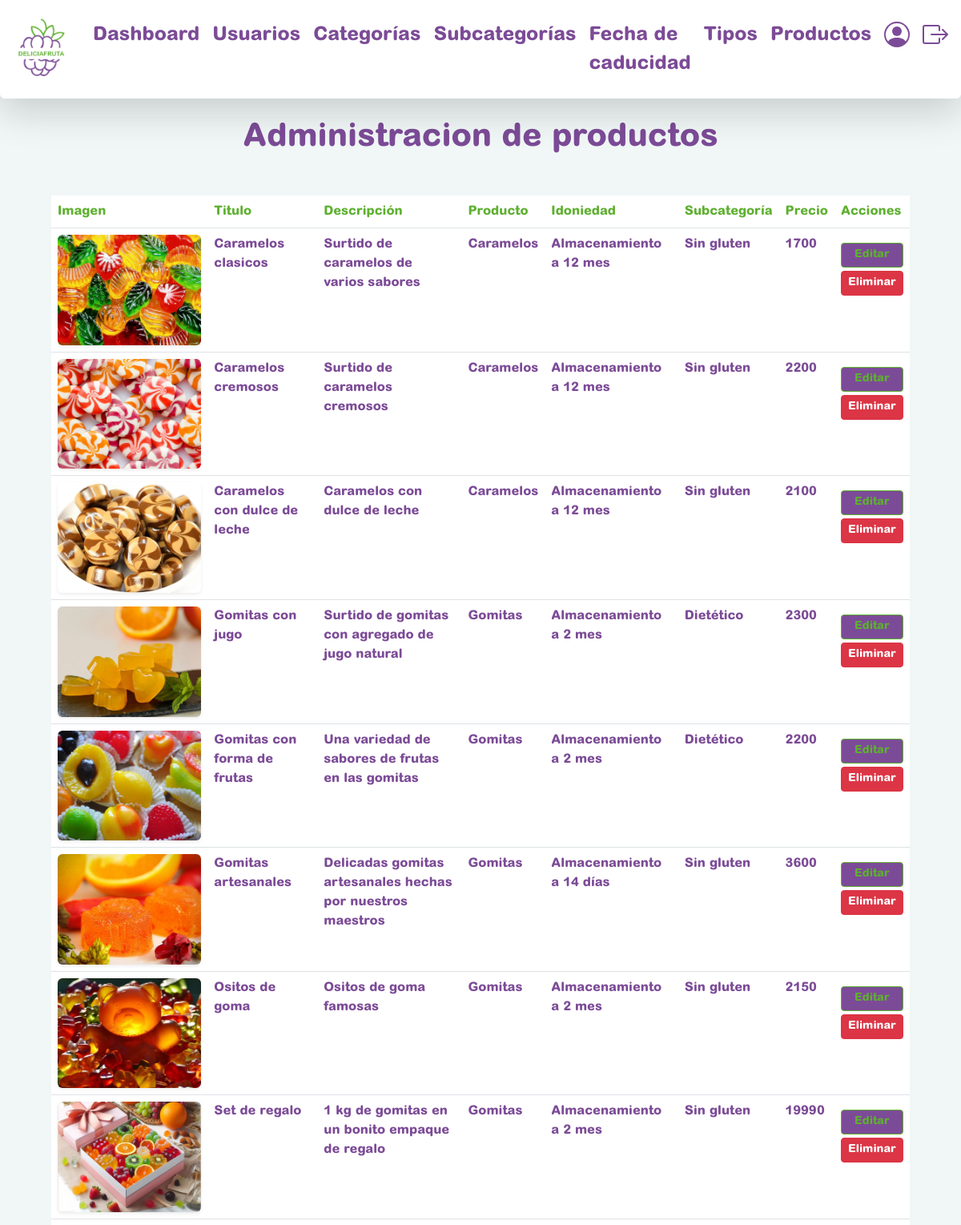
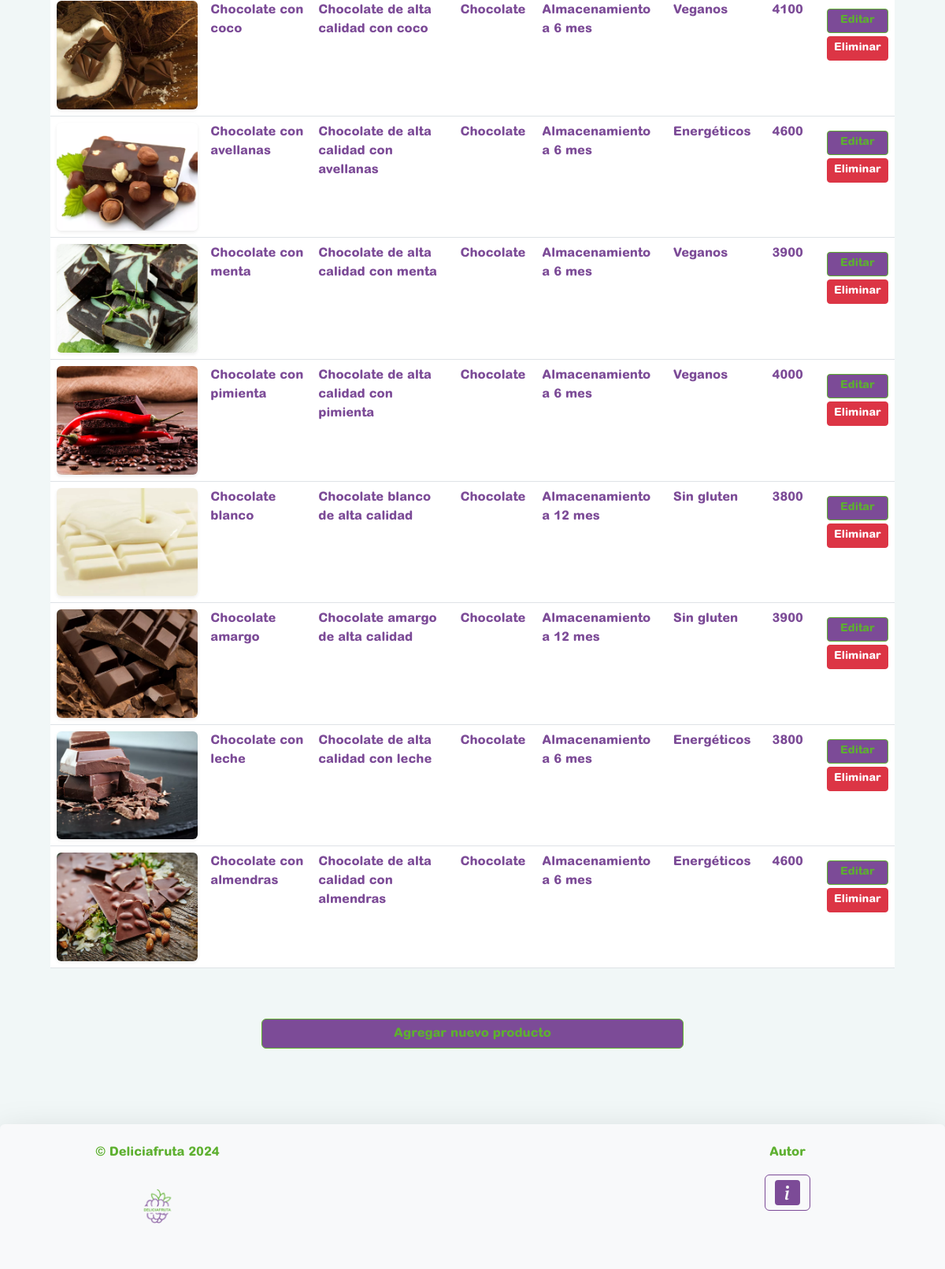
The app's page /admin/index.php?sec=admin_productos (signed in) with its own data (2 pictures, top to bottom).
### tables this page shows
CREATE TABLE `productos` (
  `id` int(10) UNSIGNED NOT NULL,
  `titulo` varchar(256) NOT NULL,
  `categoria_principal_id` int(10) UNSIGNED NOT NULL,
  `idoniedad_id` int(10) UNSIGNED NOT NULL,
  `subcategoria_id` int(10) UNSIGNED NOT NULL,
  `tipo_id` int(10) UNSIGNED NOT NULL,
  `valor_energetico` smallint(5) UNSIGNED NOT NULL,
  `peso` smallint(5) UNSIGNED NOT NULL,
  `origen` varchar(256) NOT NULL,
  `ingridientes` varchar(256) NOT NULL,
  `descripcion` text NOT NULL,
  `imagen` varchar(256) NOT NULL,
  `precio` float(8,2) NOT NULL
);

CREATE TABLE `categorias` (
  `id` int(10) UNSIGNED NOT NULL,
  `nombre` varchar(256) NOT NULL
);

CREATE TABLE `idoniedad` (
  `id` int(10) UNSIGNED NOT NULL,
  `nombre_completo` varchar(256) NOT NULL,
  `cantidad` varchar(256) NOT NULL
);

CREATE TABLE `subcategorias` (
  `id` int(10) UNSIGNED NOT NULL,
  `nombre_completo` varchar(256) NOT NULL,
  `descripcion` text NOT NULL
);

### class/Producto.php (called while the page is built, shortened)
<?php
class Producto
    {
        protected $id;
        protected $categoria_principal;
        protected $titulo;
        protected $idoniedad;
        protected $subcategoria;
        protected $descripcion;
        protected $imagen;
        protected $precio;
        protected static $valores = ["id", "valor_energetico", "peso", "titulo", "descripcion", "origen", "ingridientes", "imagen", "precio"];
        public function mapear($productoArrayAsociativo) : self
        {
            $producto = new self();
            foreach (self::$valores as $valor) {
                if (isset($productoArrayAsociativo[$valor])) {
                    $producto->{$valor} = $productoArrayAsociativo[$valor];
                } else {
                    $producto->{$valor} = null;
                }
            }
            $producto->categoria_principal = (new Categoria())->catalogo_x_id($productoArrayAsociativo["categoria_principal_id"]);
            $producto->tipo = (new Tipo())->get_x_id($productoArrayAsociativo["tipo_id"]);
            $producto->idoniedad = (new Idoniedad())->get_x_id($productoArrayAsociativo["idoniedad_id"]);
            $producto->subcategoria = (new Subcategoria())->get_x_id($productoArrayAsociativo["subcategoria_id"]);
            if (isset($productoArrayAsociativo["categorias_secundarios"])) {
                $PSids = explode(",", $productoArrayAsociativo["categorias_secundarios"]);
                $categoria_secundario_array = [];
                foreach ($PSids as $PSid) {
                    $categoria_secundario_array[] = (new Categoria())->catalogo_x_id(intval($PSid));
                }
                $producto->categorias_secundarios = $categoria_secundario_array;
                $producto->categorias_secundarios_ids = $productoArrayAsociativo["categorias_secundarios"];
            } else {
                $producto->categorias_secundarios = [];
                $producto->categorias_secundarios_ids = '';
            }
            return $producto;
        }
        public function catalogo_completo()
        {
            $catalogo = [];
            $conexion = Conexion::getConexion();
            $query = 'SELECT productos.*, GROUP_CONCAT(producto_x_categoria.id_categoria) AS categorias_secundarios FROM productos
            LEFT JOIN producto_x_categoria ON productos.id = producto_x_categoria.id_producto
            GROUP BY productos.id';
            $PDOStatement = $conexion->prepare($query);
            $PDOStatement->setFetchMode(PDO::FETCH_ASSOC);
            $PDOStatement->execute();
            while ($producto = $PDOStatement->fetch()) {
                $catalogo[] = $this->mapear($producto);
            }
            return $catalogo;
        }
        public function getId()
        {
            return $this->id;
        }
        public function getCategoria()
        {
            return $this->categoria_principal->getNombre();
        }
        public function getTitulo()
        {
            return $this->titulo;
        }
        public function getIdoniedad()
        {
            return $this->idoniedad->getNombreCompleto();
        }
        public function getSubcategoria()
        {
            return $this->subcategoria->getNombreCompleto();
        }
        public function getDescripcion()
        {
            return $this->descripcion;
        }
        public function getImagen()
        {
            return $this->imagen;
        }
        public function getPrecio()
        {
            return $this->precio;
        }
    }

### class/Conexion.php (called while the page is built, shortened)
<?php
class Conexion
    {
        protected static ?PDO $db = null;
        protected static function conectar(){
            try {
                self::$db = new PDO(
                    self::DB_DSN,
                    self::DB_USER,
                    self::DB_PASS,
                    array(PDO::ATTR_ERRMODE => PDO::ERRMODE_EXCEPTION)
                );
            } catch (Exception $e) {
                die('Error al conectar con MySQL.');
            }
        }
        public static function getConexion(){
            return self::$db;
        }
    }

### functions/autoload.php (called while the page is built, shortened)
<?php
    function autoloadClass($nombreClase){
        $archivoClase = __DIR__."/../class/$nombreClase.php";
    }

### class/Categoria.php (called while the page is built, shortened)
<?php
class Categoria
    {
        protected $nombre;
        public function catalogo_completo(): array
        {
            $conexion = Conexion::getConexion();
            $query = "SELECT * FROM categorias";
            $PDOStatement = $conexion->prepare($query);
            $PDOStatement->setFetchMode(PDO::FETCH_CLASS, self::class);
            $PDOStatement->execute();
            $catalogo = $PDOStatement->fetchAll();
            return $catalogo;
        }
        public function catalogo_x_id(int $id)
        {
            $categorias = $this->catalogo_completo();
            foreach ($categorias as $categoria) {
                if ($categoria->id == $id) {
                    return $categoria;
                }
            }
            return [];
        }
        public function getNombre() {
            return $this->nombre;
        }
    }

### class/Tipo.php (called while the page is built, shortened)
<?php
class Tipo
    {
        public function get_x_id(int $id) :? self
        {
            $conexion = Conexion::getConexion();
            $query = "SELECT * FROM tipo WHERE id = $id";
            $PDOStatement = $conexion->prepare($query);
            $PDOStatement->setFetchMode(PDO::FETCH_CLASS, self::class);
            $PDOStatement->execute();
            $resultado = $PDOStatement->fetch();
            return $resultado ? $resultado : null;
        }
    }

### class/Idoniedad.php (called while the page is built, shortened)
<?php
class Idoniedad
    {
        protected $nombre_completo;
        public function get_x_id(int $id) :? self
        {
            $conexion = Conexion::getConexion();
            $query = "SELECT * FROM idoniedad WHERE id = $id";
            $PDOStatement = $conexion->prepare($query);
            $PDOStatement->setFetchMode(PDO::FETCH_CLASS, self::class);
            $PDOStatement->execute();
            $resultado = $PDOStatement->fetch();
            return $resultado ? $resultado : null;
        }
        public function getNombreCompleto()
        {
            return $this->nombre_completo;
        }
    }

### class/Subcategoria.php (called while the page is built, shortened)
<?php
class Subcategoria
    {
        protected $nombre_completo;
        public function get_x_id(int $id) :? Subcategoria
        {
            $conexion = Conexion::getConexion();
            $query = "SELECT * FROM subcategorias WHERE id = $id";
            $PDOStatement = $conexion->prepare($query);
            $PDOStatement->setFetchMode(PDO::FETCH_CLASS, self::class);
            $PDOStatement->execute();
            $resultado = $PDOStatement->fetch();
            return $resultado ? $resultado : null;
        }
        public function getNombreCompleto()
        {
            return $this->nombre_completo;
        }
    }

### admin/views/admin_productos.php (the view, shortened to what this page needs)
<?php
    $productos = (new Producto())->catalogo_completo();
?>
<div class="row my-5">
    <div class="col">
        <h1 class="text-center mb-5 fw-bold">Administracion de productos</h1>
        <div class="row mb-5 d-flex align-items-center">
            <table class="table">
                <thead>
                    <tr>
                        <th class="show-on-desktop" scope="col"><strong>Imagen</strong></th>
                        <th scope="col"><strong>Titulo</strong></th>
                        <th class="show-on-desktop" scope="col"><strong>Descripción</strong></th>
                        <th class="show-on-desktop"scope="col" ><strong>Producto</strong></th>
                        <th class="show-on-desktop" scope="col"><strong>Idoniedad</strong></th>
                        <th scope="col"><strong>Subcategoría</strong></th>
                        <th scope="col"><strong>Precio</strong></th>
                        <th scope="col"><strong>Acciones</strong></th>
                    </tr>
                </thead>
                <tbody>
                    <?php foreach ($productos as $producto) { ?>
                    <tr>
                        <td class="show-on-desktop"> <img src="../img/covers/<?= $producto->getImagen() ?>" alt="Imagen del producto" class="img-fluid rounded shadow-sm"> </td>
                        <td><strong class="strong"><?= $producto->getTitulo() ?> </strong></td>
                        <td class="show-on-desktop"><strong class="strong"><?= $producto->getDescripcion() ?></strong></td>
                        <td class="show-on-desktop"><strong class="strong"> <?= $producto->getCategoria() ?> </strong></td>
                        <td class="show-on-desktop"><strong class="strong"><?= $producto->getIdoniedad() ?></strong></td>
                        <td><strong class="strong"><?= $producto->getSubcategoria() ?></strong></td>
                        <td><strong class="strong"><?= $producto->getPrecio() ?></strong></td>
                        <td>
                            <a href="index.php?sec=edit_producto&id=<?= $producto->getId() ?>" class="d-block btn btn-sm btn-primary mb-1">Editar</a>
                            <a href="index.php?sec=delete_producto&id=<?= $producto->getId() ?>" class="d-block btn btn-sm btn-danger">Eliminar</a>
                        </td>
                    </tr>
                    <?php } ?>
                </tbody>
            </table>
            <a href="index.php?sec=add_producto" class="btn btn-primary mt-5 w-50">Agregar nuevo producto</a>
        </div>
    </div>
</div>

### css/estilos.css (style rules this page uses)
* { color: rgb(124, 75, 151); font-family: "Arial Rounded MT Std Extra Bold"; font-weight: bold; }
body { background-color: rgb(241, 247, 247); margin-top: 50px; padding-top: 50px; }
img { max-width: 100%; height: auto; border-radius: 10px; }
h1, h2, p { color: rgb(124, 75, 151); text-align: center; }
.btn-primary { background-color: rgb(124, 75, 151); color: rgb(94, 176, 48); border-color: rgb(94, 176, 48); }
.row { margin-left: 5px; margin-right: 5px; }
.row { margin-top: 15px; margin-bottom: 15px; }
#form button, .btn-primary { display: block; margin: 0 auto; margin-top: 10px; }

### admin/views/admin_productos.php (style rules this page uses)
strong { color: rgb(94, 176, 48); }
.strong { color: rgb(124, 75, 151); }

### records on screen
productos: imagen (picture), titulo "Caramelos clasicos", descripcion "Surtido de caramelos de varios sabores", categoria_principal.nombre "Caramelos", idoniedad.nombre_completo "Almacenamiento a 12 mes", subcategoria.nombre_completo "Sin gluten", precio "1700"
productos: imagen (picture), titulo "Caramelos cremosos", descripcion "Surtido de caramelos cremosos", categoria_principal.nombre "Caramelos", idoniedad.nombre_completo "Almacenamiento a 12 mes", subcategoria.nombre_completo "Sin gluten", precio "2200"
productos: imagen (picture), titulo "Caramelos con dulce de leche", descripcion "Caramelos con dulce de leche", categoria_principal.nombre "Caramelos", idoniedad.nombre_completo "Almacenamiento a 12 mes", subcategoria.nombre_completo "Sin gluten", precio "2100"
productos: imagen (picture), titulo "Gomitas con jugo", descripcion "Surtido de gomitas con agregado de jugo natural", categoria_principal.nombre "Gomitas", idoniedad.nombre_completo "Almacenamiento a 2 mes", subcategoria.nombre_completo "Dietético", precio "2300"
productos: imagen (picture), titulo "Gomitas con forma de frutas", descripcion "Una variedad de sabores de frutas en las gomitas", categoria_principal.nombre "Gomitas", idoniedad.nombre_completo "Almacenamiento a 2 mes", subcategoria.nombre_completo "Dietético", precio "2200"
productos: imagen (picture), titulo "Gomitas artesanales", descripcion "Delicadas gomitas artesanales hechas por nuestros maestros", categoria_principal.nombre "Gomitas", idoniedad.nombre_completo "Almacenamiento a 14 días", subcategoria.nombre_completo "Sin gluten", precio "3600"
productos: imagen (picture), titulo "Ositos de goma", descripcion "Ositos de goma famosas", categoria_principal.nombre "Gomitas", idoniedad.nombre_completo "Almacenamiento a 2 mes", subcategoria.nombre_completo "Sin gluten", precio "2150"
productos: imagen (picture), titulo "Set de regalo", descripcion "1 kg de gomitas en un bonito empaque de regalo", categoria_principal.nombre "Gomitas", idoniedad.nombre_completo "Almacenamiento a 2 mes", subcategoria.nombre_completo "Sin gluten", precio "19990"
productos: imagen (picture), titulo "Chocolate con coco", descripcion "Chocolate de alta calidad con coco", categoria_principal.nombre "Chocolate", idoniedad.nombre_completo "Almacenamiento a 6 mes", subcategoria.nombre_completo "Veganos", precio "4100"
productos: imagen (picture), titulo "Chocolate con avellanas", descripcion "Chocolate de alta calidad con avellanas", categoria_principal.nombre "Chocolate", idoniedad.nombre_completo "Almacenamiento a 6 mes", subcategoria.nombre_completo "Energéticos", precio "4600"
productos: imagen (picture), titulo "Chocolate con menta", descripcion "Chocolate de alta calidad con menta", categoria_principal.nombre "Chocolate", idoniedad.nombre_completo "Almacenamiento a 6 mes", subcategoria.nombre_completo "Veganos", precio "3900"
productos: imagen (picture), titulo "Chocolate con pimienta", descripcion "Chocolate de alta calidad con pimienta", categoria_principal.nombre "Chocolate", idoniedad.nombre_completo "Almacenamiento a 6 mes", subcategoria.nombre_completo "Veganos", precio "4000"
productos: imagen (picture), titulo "Chocolate blanco", descripcion "Chocolate blanco de alta calidad", categoria_principal.nombre "Chocolate", idoniedad.nombre_completo "Almacenamiento a 12 mes", subcategoria.nombre_completo "Sin gluten", precio "3800"
productos: imagen (picture), titulo "Chocolate amargo", descripcion "Chocolate amargo de alta calidad", categoria_principal.nombre "Chocolate", idoniedad.nombre_completo "Almacenamiento a 12 mes", subcategoria.nombre_completo "Sin gluten", precio "3900"
productos: imagen (picture), titulo "Chocolate con leche", descripcion "Chocolate de alta calidad con leche", categoria_principal.nombre "Chocolate", idoniedad.nombre_completo "Almacenamiento a 6 mes", subcategoria.nombre_completo "Energéticos", precio "3800"
productos: imagen (picture), titulo "Chocolate con almendras", descripcion "Chocolate de alta calidad con almendras", categoria_principal.nombre "Chocolate", idoniedad.nombre_completo "Almacenamiento a 6 mes", subcategoria.nombre_completo "Energéticos", precio "4600"
